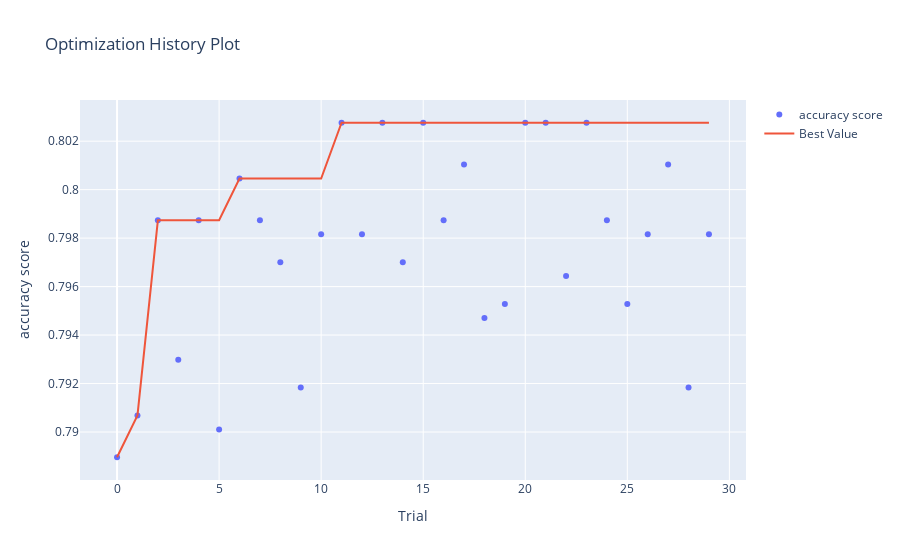

Notebook cell for this chart:
### Code cell
optuna.visualization.plot_optimization_history(study_gb, target_name='accuracy score')

### Figure 1 — Plotly figure (JSON) as saved in the notebook; plotly's stock layout.template omitted (floating-point values rounded to 4 significant figures)
{"data": [{"mode": "markers", "name": "accuracy score", "type": "scatter", "x": [0, 1, 2, 3, 4, 5, 6, 7, 8, 9, 10, 11, 12, 13, 14, 15, 16, 17, 18, 19, 20, 21, 22, 23, 24, 25, 26, 27, 28, 29], "y": [0.789, 0.7907, 0.7987, 0.793, 0.7987, 0.7901, 0.8005, 0.7987, 0.797, 0.7918, 0.7982, 0.8028, 0.7982, 0.8028, 0.797, 0.8028, 0.7987, 0.801, 0.7947, 0.7953, 0.8028, 0.8028, 0.7964, 0.8028, 0.7987, 0.7953, 0.7982, 0.801, 0.7918, 0.7982]}, {"mode": "lines", "name": "Best Value", "type": "scatter", "x": [0, 1, 2, 3, 4, 5, 6, 7, 8, 9, 10, 11, 12, 13, 14, 15, 16, 17, 18, 19, 20, 21, 22, 23, 24, 25, 26, 27, 28, 29], "y": [0.789, 0.7907, 0.7987, 0.7987, 0.7987, 0.7987, 0.8005, 0.8005, 0.8005, 0.8005, 0.8005, 0.8028, 0.8028, 0.8028, 0.8028, 0.8028, 0.8028, 0.8028, 0.8028, 0.8028, 0.8028, 0.8028, 0.8028, 0.8028, 0.8028, 0.8028, 0.8028, 0.8028, 0.8028, 0.8028]}, {"marker": {"color": "#cccccc"}, "mode": "markers", "name": "Infeasible Trial", "showlegend": false, "type": "scatter", "x": [], "y": []}], "layout": {"title": {"text": "Optimization History Plot"}, "xaxis": {"title": {"text": "Trial"}}, "yaxis": {"title": {"text": "accuracy score"}}}}
